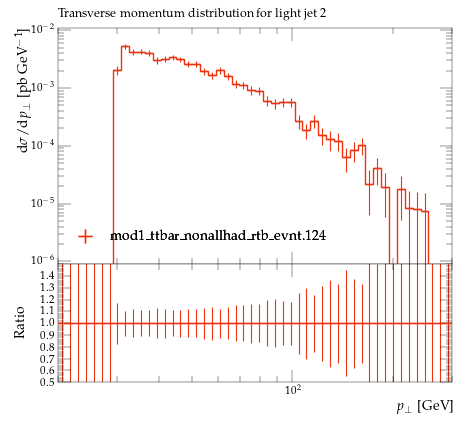

Python code for this plot:
#! /usr/bin/env python

# This Python script was auto-generated using YODA v2.0.2.
# Analysis object: /MC_TTBAR/onelep_jetl_2_pT
# Timestamp: 07-08-2026 (10:19:45)

import matplotlib as mpl
import matplotlib.pyplot as plt
mpl.use('Agg') # comment out for interactive use
import os
import numpy as np

plotDir = os.path.split(os.path.realpath(__file__))[0]
if 'YODA_USER_PLOT_PATH' in globals():
    plot_outdir = globals()['YODA_USER_PLOT_PATH']
else:
    plot_outdir = plotDir

#plot style
plt.style.use(os.path.join(plotDir, '../default.mplstyle'))
# plot metadata
figW, figH = plt.rcParams['figure.figsize']
ax_xLabel = r'$p_\perp$ [GeV]'
ax_yLabel = r'$\mathrm{d}\sigma/\mathrm{d}p_\perp$ [pb GeV$^{-1}$]'
ax_title  = r'Transverse momentum distribution for light jet 2'
ax_xScale = 'log'
ax_yScale = 'log'
xLims = (20.0, 300.0)
yLims = (9e-07, 0.011000000000000001)

# TeX-friendly labels for the legend
labels = {
    'legend' : ([ r"mod1\_ttbar\_nonallhad\_rtb\_evnt.124" ], r""),
}

# Adjust canvas width and height
canvasW = 10.0
canvasH = 9.0
figW *= canvasW/10.
figH *= canvasH/9.

# Create figure and axis objects
fig, (ax, ratio0_ax) = plt.subplots(2, 1, sharex=True,
                  figsize=(figW,figH), gridspec_kw={'height_ratios': (6.0, 3.0)})

# Set figure margins
plt.subplots_adjust(
    left   = 1.0 * plt.rcParams['figure.subplot.left'],
    right  = 1.0 * plt.rcParams['figure.subplot.right'],
    top    = 1.0 * plt.rcParams['figure.subplot.top'],
    bottom = 1.0 * plt.rcParams['figure.subplot.bottom'])

ratio0_ax.yaxis.set_major_locator(mpl.ticker.MultipleLocator(0.1))
ratio0_ax.set_ylim(0.5, 1.4999)
ratio0_ax.set_ylabel('Ratio')

# the numerical data is stored in a separate file
dataf = dict()
prefix = os.path.split(__file__)[0]
if prefix:    prefix = prefix + '/'
exec(open(prefix+'onelep_jetl_2_pT__data.py').read(), dataf)


legend_handles = dict() # keep track of handles for the legend

# style options for curves
# starts at zorder>=5 to draw curve on top of legend
styles = {
  'mod1_ttbar_nonallhad_rtb_evnt.124.yoda.gz': {
    'color' : '#EE3311',
    'linestyle' : '-',
    'linewidth' : 1,
    'marker' : 'none',
    'markersize' : 2,
    'capsize' : 0.0,
    'zorder' : 5,
    'histstyle' : 1,
    'drawstyle' : 'steps-pre',
    'xerrorbars' : 1,
    'yerrorbars' : 1,
    'fillcolor' : None,
    'fillopacity' : 1.0,
    'ratio0_linestyle' : '-',
    'ratio0_linewidth' : 1,
    'ratio0_marker' : 'none',
    'ratio0_markersize' : 2,
    'ratio0_capsize' : 0.0,
    'ratio0_zorder' : 5,
    'ratio0_histstyle' : 1,
    'ratio0_drawstyle' : 'steps-pre',
    'ratio0_xerrorbars' : 1,
    'ratio0_yerrorbars' : 1,
  },
}

# curve from input yoda files in main panel
for label, yvals in dataf['yvals'].items():
    if all(np.isnan(v) for v in dataf['yvals'][label]):
        continue
    tmp = None
    if styles[label]['histstyle']: # draw as histogram
        xpos = dataf['xedges'][label] if styles[label]['drawstyle'] else dataf['xpoints'][label]
        ypos = np.insert(yvals, 0, yvals[0]) if styles[label]['drawstyle'] else yvals
        if styles[label]['fillcolor']: # fill area below curve
            ax.fill_between(xpos, ypos, step='pre',
                            color=styles[label]['fillcolor'],
                            alpha=styles[label]['fillopacity'])
        tmp, = ax.plot(xpos, ypos,
                       color=styles[label]['color'],
                       linestyle=styles[label]['linestyle'],
                       linewidth=styles[label]['linewidth'],
                       drawstyle=styles[label]['drawstyle'], solid_joinstyle='miter',
                       zorder=styles[label]['zorder'], label=label)
    tmp = ax.errorbar(dataf['xpoints'][label], yvals,
                      xerr=np.array(dataf['xerrs'][label])*styles[label]['xerrorbars'],
                      yerr=np.array(dataf['yerrs'][label])*styles[label]['yerrorbars'],
                      fmt=styles[label]['marker'], capsize=styles[label]['capsize'],
                      markersize=styles[label]['markersize'],
                      ecolor=styles[label]['color'],
                      color=styles[label]['color'], zorder=styles[label]['zorder'])
    tmp[-1][0].set_linestyle(styles[label]['linestyle'])
    tmp[-1][0].set_linewidth(styles[label]['linewidth'])
    if label in dataf['add_legend_handle']:  legend_handles[label] = tmp
    for varLabel in dataf['variation_yvals'].keys():
        if varLabel.startswith(label):
            tmp, = ax.plot(dataf['xedges'][label], dataf['variation_yvals'][varLabel],
                           color=styles[label]['color'],
                           linestyle=styles[label]['linestyle'],
                           linewidth=styles[label]['linewidth'],
                           drawstyle='steps-pre', solid_joinstyle='miter',
                           zorder=styles[label]['zorder'], alpha=0.5)


# plots on ratio panel
# curve from input yoda files in ratio panel
for label, yvals in dataf['ratio0_yvals'].items():
    if all(np.isnan(v) for v in yvals):
        continue
    if styles[label]['ratio0_histstyle']: # plot as histogram
        xpos = dataf['xedges']['mod1_ttbar_nonallhad_rtb_evnt.124.yoda.gz'] if styles[label]['ratio0_drawstyle'] else dataf['xpoints']['mod1_ttbar_nonallhad_rtb_evnt.124.yoda.gz']
        ypos = np.insert(yvals, 0, yvals[0]) if styles[label]['ratio0_drawstyle'] else yvals
        ratio0_ax.plot(xpos, ypos,
                       color=styles[label]['color'],
                       linewidth=styles[label]['linewidth'],
                       linestyle=styles[label]['ratio0_linestyle'],
                       drawstyle=styles[label]['ratio0_drawstyle'], zorder=styles[label]['zorder'],
                       solid_joinstyle='miter')
    tmp = ratio0_ax.errorbar(dataf['xpoints']['mod1_ttbar_nonallhad_rtb_evnt.124.yoda.gz'], yvals,
                             xerr=np.array(dataf['ref_xerrs'])*styles[label]['ratio0_xerrorbars'],
                             yerr=np.array(dataf['ratio0_yerrs'][label])*styles[label]['ratio0_yerrorbars'],
                             fmt=styles[label]['ratio0_marker'], capsize=styles[label]['ratio0_capsize'],
                             markersize=styles[label]['ratio0_markersize'],
                             ecolor=styles[label]['color'],
                             color=styles[label]['color'])
    tmp[-1][0].set_linestyle(styles[label]['ratio0_linestyle'])
    tmp[-1][0].set_linewidth(styles[label]['ratio0_linewidth'])

    for varlabel in dataf['ratio0_variation_vals'].keys():
        if varlabel.startswith(label):
            ratio0_ax.plot(dataf['xedges']['mod1_ttbar_nonallhad_rtb_evnt.124.yoda.gz'],
                            dataf['ratio0_variation_vals'][varlabel],
                            color=styles[label]['color'],
                            linestyle=styles[label]['linestyle'],
                            linewidth=styles[label]['linewidth'],
                            drawstyle='steps-pre', solid_joinstyle='miter',
                            zorder=1, alpha=0.5)

legend_items = list(legend_handles.values())
ax.add_artist(ax.legend(legend_items,
                        labels['legend'][0],
                        title=labels['legend'][1],
                        alignment='left',
                        loc='lower left',
                        bbox_to_anchor=(0.0, 0.03)))

# set plot metadata as defined above
ratio0_ax.set_xlabel(ax_xLabel)
ratio0_ax.xaxis.set_label_coords(1., -0.15)
ax.set_ylabel(ax_yLabel, ha='right', va='top')
ax.yaxis.set_label_coords(-0.11, 1.0)
ax.set_title(ax_title, loc='left')
ax.set_xscale(ax_xScale)
ax.set_yscale(ax_yScale)
ax.set_xlim(xLims)
ax.set_ylim(yLims)

# tick formatting
plt.rcParams['xtick.top'] = True
plt.rcParams['ytick.right'] = True
ax.yaxis.set_major_locator(mpl.ticker.LogLocator(base=10.0, numticks=np.inf))
ax.yaxis.set_minor_locator(mpl.ticker.LogLocator(
                           base=10.0, subs=np.arange(0.1, 1, 0.1), numticks=np.inf))
fig.align_ylabels((ax, ratio0_ax))
plt.savefig(os.path.join(plot_outdir, 'onelep_jetl_2_pT.pdf'), format='PDF')
plt.savefig(os.path.join(plot_outdir, 'onelep_jetl_2_pT.png'), format='PNG')

plt.close(fig)
